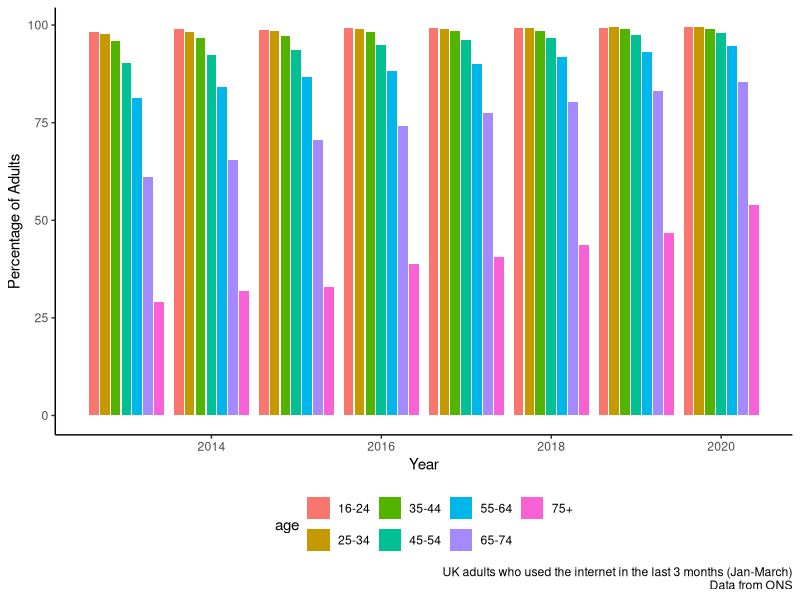

Generate this figure with R:
## ---- chunk 1
#| eval: true

library(tidyverse)

internet <- tibble(year = c(2013, 2014, 2015, 2016, 2017,	2018,	2019,	2020),
                   "16-24" = c(98.3,	98.9,	98.8,	99.2,	99.2,	99.3,	99.2,	99.5),
                   "25-34" = c(97.7,	98.3,	98.6,	98.9,	99.1,	99.2,	99.4,	99.5),
                   "35-44" = c(95.8,	96.7,	97.3,	98.2,	98.4,	98.6,	98.9,	99.1),
                   "45-54" = c(90.2,	92.3,	93.6,	94.9,	96.2,	96.8,	97.5,	97.9),
                   "55-64" = c(81.3,	84.2,	86.7,	88.3,	90.0,	91.8,	93.2,	94.6),
                   "65-74" = c(61.1,	65.5,	70.6,	74.1,	77.5,	80.2,	83.2,	85.5),
                  "75+" = c(29.1,	31.9,	33.0,	38.7,	40.5,	43.6,	46.8,	54.0)) |> 
  pivot_longer(cols = -year,
               names_to = "age",
               values_to = "perc")


internet |>
  ggplot(aes(x = year, y = perc, fill = age)) +
  geom_bar(stat = "identity", position = "dodge2") +
  theme_classic() +
  theme(legend.position = "bottom") +
  labs(x = "Year", y = "Percentage of Adults",
       caption = "UK adults who used the internet in the last 3 months (Jan-March)\nData from ONS")


